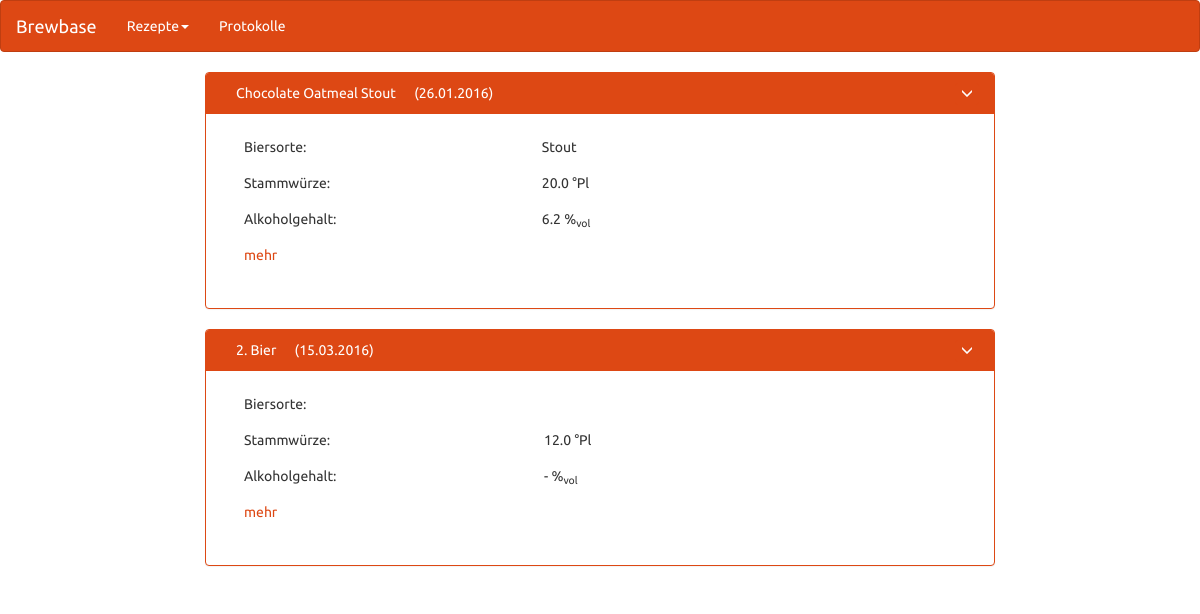
Before: /recipes/ with the older database file.
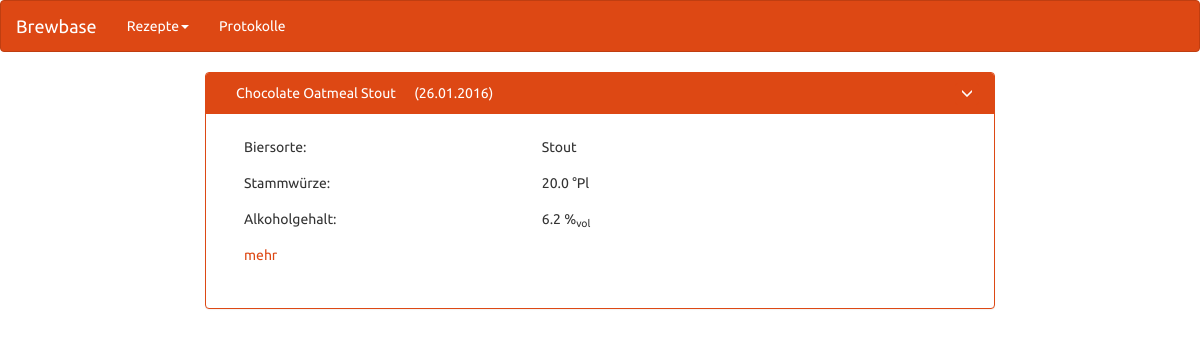
After: the same page with the newer database file.
### app/models.py (models this page shows, shortened)
class Recipe(db.Model):
    __tablename__ = 'recipes'
    id = Column(Integer, primary_key=True)
    date = Column(Date, default=func.now())
    description = Column(String)
    name = Column(String(255), default='')
    beertype = Column(String(255), default='')
    original_gravity = Column(Float(precision=1))
    alcohol = Column(Float(precision=1))
    bitterness = Column(Integer)
    color = Column(Integer)
    carbonisation = Column(Float(precision=1))

### app/views.py (the view)
@app.route('/recipes')
def handle_recipes():
    pass

### app/__init__.py (called while the page is built)
@app.template_filter('dateformat')
def dateformat(value, format='%d.%m.%Y'):
    return value.strftime(format)

### app/views.py (called while the page is built)
@app.route('/')
@app.route('/index')
@app.route('/recipes/')
def recipe_list():
    recipes = db.session.query(Recipe)
    return render_template('recipes.html', recipes=recipes)

### app/templates/recipes.html (shortened to what this page needs)
{% extends "base.html" %}
{% from "navbar.html" import mynavbar %}
{% from "common.html" import detail %}
{% block navbar %}
  {{ mynavbar() }}
{% endblock %}
{% block content %}
  {% for recipe in recipes %}
    <div class="row">
      <div class="recipe-detail col-sm-offset-2 col-sm-8">
        <div class="panel panel-primary">
          <div class="panel-heading">
            <a href="{{ url_for('edit_recipe', recipe_id=recipe.id) }}" class="panel-heading">
              {{ recipe.name }}
            </a>
            ({{ recipe.date | dateformat}})
            <div class="dropdown pull-right">
              <a class="btn btn-primary btn-xs" data-toggle="dropdown" expanded="false"><span class="glyphicon glyphicon-menu-down"></span></a>
            </div>
          </div>
          <div class="panel-body">
            <div class="col-sm-8">
              <table class="table">
                <tr>
                  <td>Biersorte:</td>
                  <td>{{ recipe.beertype }}</td>
                </tr>
                <tr>
                  <td>Stammwürze:</td>
                  <td>{{ recipe.original_gravity }} °Pl</td>
                </tr>
                <tr>
                  <td>Alkoholgehalt:</td>
                  <td>{{ recipe.alcohol or '-'}} %<sub>vol</sub></td>
                </tr>
                <tr>
                  <td>
                    <a class="link-more" href="#">mehr</a>
                  </td>
                  <td></td>
                </tr>
              </table>
            </div>
          </div>
        </div>
      </div>
    </div>
  {% endfor %}
{% endblock %}

### app/templates/base.html (shortened to what this page needs)
<!DOCTYPE html>
<html lang="en">
  <head>
    <link href="/static/css/bootstrap.min.css" rel="stylesheet">
    <link href="/static/css/brewbase.css" rel="stylesheet">
  </head>
  <body>
    <div id="main">
      {% block navbar %}{% endblock %}
      {% block content %}{% endblock %}
    </div>
  </body>
</html>

### app/templates/navbar.html (shortened to what this page needs)
{%  macro mynavbar() %}
<nav class="navbar navbar-default">
  <div class="container-fluid">
    <div class="navbar-header">
      <a class="navbar-brand" href="{{ url_for('recipe_list') }}">Brewbase</a>
    </div>
    <div class="collapse navbar-collapse" id="bs-example-navbar-collapse-1">
      <ul class="nav navbar-nav">
        <li class="dropdown">
          <a href="#" class="dropdown-toggle" data-toggle="dropdown" role="button" aria-haspopup>Rezepte<span class="caret"></span></a>
        </li>
        <li><a href="#">Protokolle</a></li>
      </ul>
    </div>
  </div>
</nav>
{% endmacro %}

### app/static/css/brewbase.css (style rules this page uses)
.table th, .table td { border-top: none !important; }

### app/templates/recipes.html (style rules this page uses)
.panel-heading { color: white; }

Changed rows visible on the page:
removed Recipe: name "2. Bier", date "15.03.2016", original_gravity "12.0", alcohol "-"
